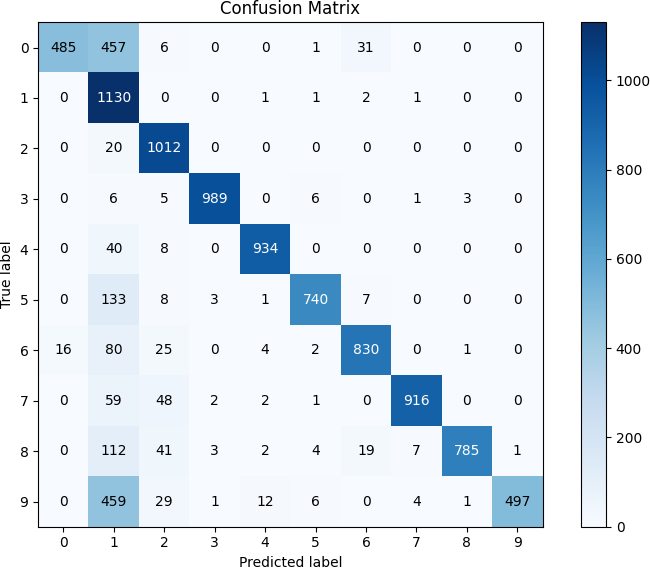

Recreate this plot in Python.
import os

import matplotlib.pyplot as plt
import numpy as np

data_string = """
[[ 485  457    6    0    0    1   31    0    0    0]
 [   0 1130    0    0    1    1    2    1    0    0]
 [   0   20 1012    0    0    0    0    0    0    0]
 [   0    6    5  989    0    6    0    1    3    0]
 [   0   40    8    0  934    0    0    0    0    0]
 [   0  133    8    3    1  740    7    0    0    0]
 [  16   80   25    0    4    2  830    0    1    0]
 [   0   59   48    2    2    1    0  916    0    0]
 [   0  112   41    3    2    4   19    7  785    1]
 [   0  459   29    1   12    6    0    4    1  497]]
"""

data = []
for line in data_string.split('\n'):
    line = line.strip()
    if line:
        line = line.replace('[[', '[').replace(']]', ']')
        datas = line.split('[')[1].split(']')[0].split()
        data.append([int(d) for d in datas])

data = np.array(data)

class_names = [str(i) for i in range(10)]

fig, ax = plt.subplots(figsize=(8, 6))
im = ax.imshow(data, interpolation='nearest', cmap=plt.cm.Blues)
ax.figure.colorbar(im, ax=ax)

# 设置刻度标记
ax.set(xticks=np.arange(data.shape[1]),
       yticks=np.arange(data.shape[0]),
       xticklabels=class_names,
       yticklabels=class_names,
       title='Confusion Matrix',
       ylabel='True label',
       xlabel='Predicted label')

# 在每个单元格中显示数字
thresh = data.max() / 2.
for i in range(data.shape[0]):
    for j in range(data.shape[1]):
        ax.text(j,
                i,
                data[i, j],
                ha='center',
                va='center',
                color='white' if data[i, j] > thresh else 'black')

# 调整布局
fig.tight_layout()

this_dir = os.path.dirname(__file__)
plt.savefig(f'{this_dir}/confusion_matrix.png',
            bbox_inches='tight',
            pad_inches=0)
